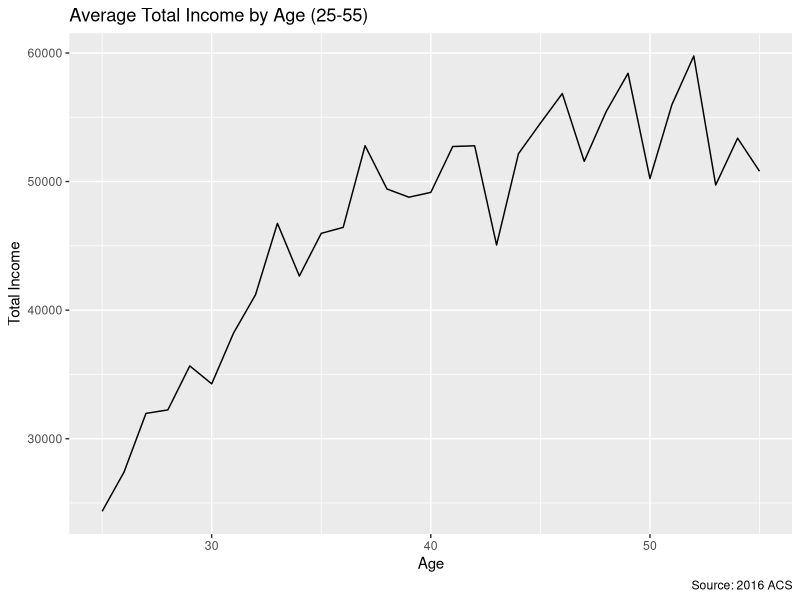
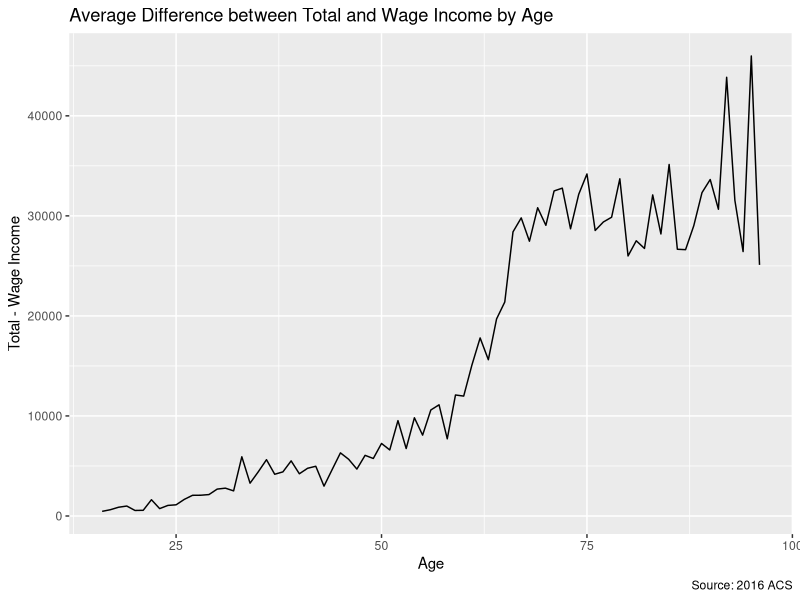
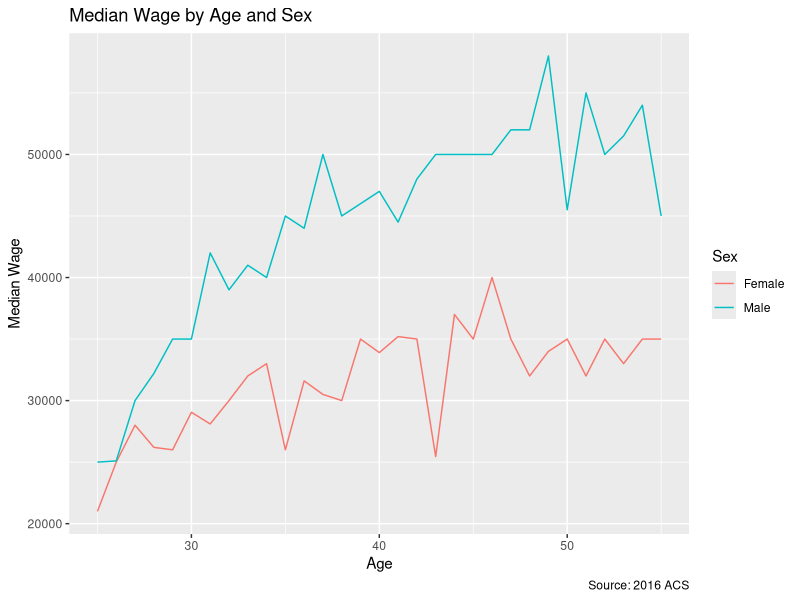
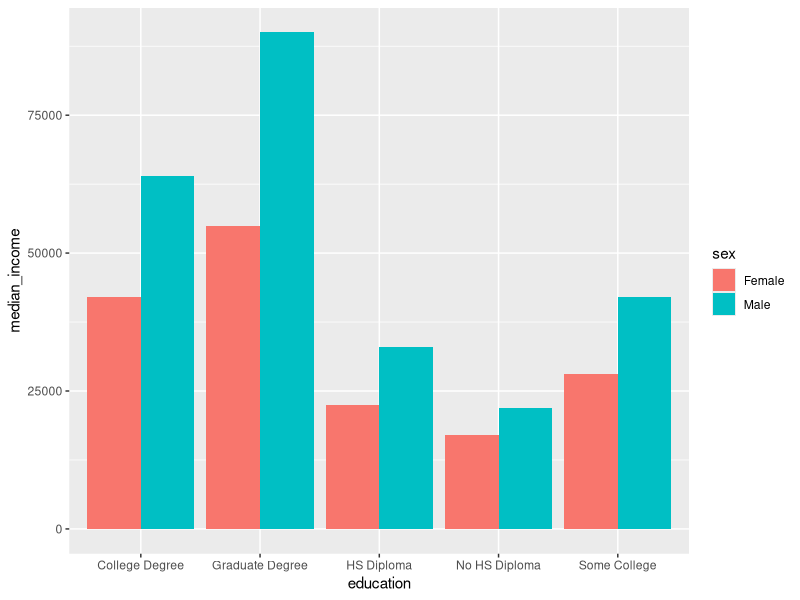
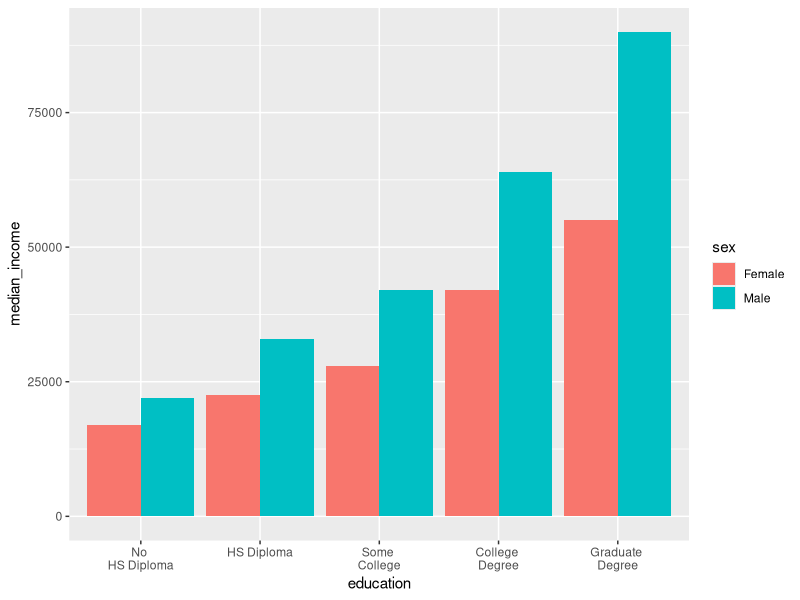
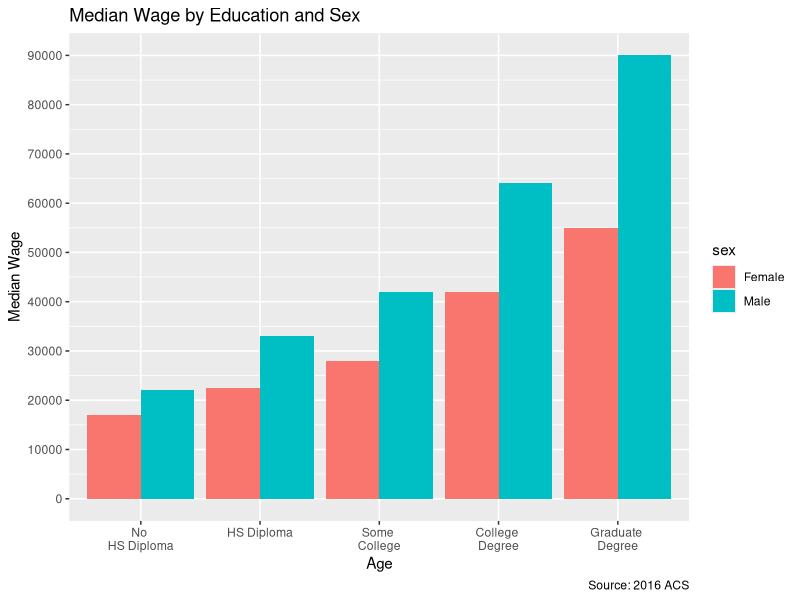
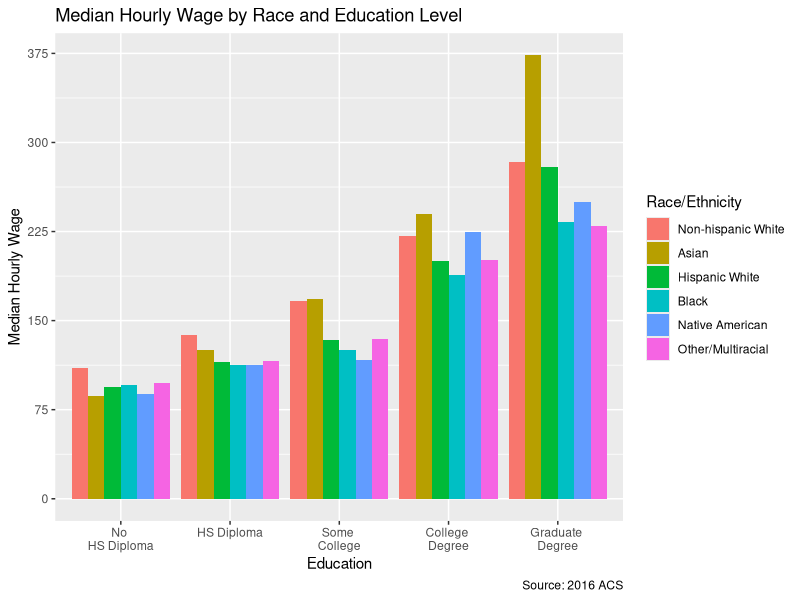

Write R code to recreate these figures, in order.
## ---- chunk 1
knitr::opts_chunk$set(echo = TRUE)
library(tidyverse)
## ---- chunk 2
acs_2016_age <- read_csv("acs_2016_age.csv")
## ---- chunk 3
ggplot(filter(acs_2016_age, AGE <= 55, AGE >= 25)) +
  geom_line(aes(x = AGE, y = INCTOT)) +
  labs(x = "Age",
       y = "Total Income",
       title = "Average Total Income by Age (25-55)",
       caption = "Source: 2016 ACS")
## ---- chunk 4
ggplot(acs_2016_age) +
  geom_line(aes(x = AGE, y = INCTOT - INCWAGE)) +
  labs(x = "Age",
       y = "Total - Wage Income",
       title = "Average Difference between Total and Wage Income by Age",
       caption = "Source: 2016 ACS")
## ---- chunk 5
acs_2016_sample <- read_csv("acs_2016_sample.csv")
## ---- chunk 6
acs_2016_cleaned <-
  rename(acs_2016_sample,
         state_code = STATEFIP,
         sex = SEX,
         age = AGE,
         race = RACE,
         hispanic = HISPAN,
         education = EDUC,
         employment_status = EMPSTAT,
         total_income = INCTOT,
         wage_income = INCWAGE,
         hrs_worked = UHRSWORK,
         weeks_worked = WKSWORK2)
## ---- chunk 7
acs_2016_cleaned <-
  select(acs_2016_cleaned,
         state_code, sex, age, race, hispanic, education, 
         employment_status, total_income, wage_income, 
         hrs_worked, weeks_worked)
## ---- chunk 8
acs_2016_cleaned <-
  filter(acs_2016_cleaned,
         total_income <= 1000000,
         wage_income <= 1000000,
         age >= 25 & age <= 55,
         hrs_worked > 0)
## ---- chunk 9
acs_2016_cleaned <-
  mutate(acs_2016_cleaned,
         sex = ifelse(sex == 1, "Male", "Female"))
## ---- chunk 10
male_data <- filter(acs_2016_cleaned, sex == "Male") 
male_data <- select(male_data, total_income)
## ---- chunk 11
mean(male_data$total_income, na.rm = T)
median(male_data$total_income, na.rm = T)
## ---- chunk 12
nested_data <- select(filter(acs_2016_cleaned, 
                             sex == "Male"), total_income)

mean(nested_data$total_income, na.rm = TRUE)
## ---- chunk 13
pipe_data <- 
  acs_2016_cleaned %>% 
  filter(sex == "Male") %>% 
  select(total_income)

mean(nested_data$total_income, na.rm = T)
## ---- chunk 14
seq(25, 30, 1)
25 %>% seq(30, 1) # 25 is read as the first argument
30 %>% seq(25, ., 1) # 30 is directed by the placeholder
## ---- chunk 15
female_data <-
  acs_2016_cleaned %>% 
  filter(sex=="Female") %>% 
  select(total_income)
## ---- chunk 16
mean(female_data$total_income, na.rm = T)
## ---- chunk 17
male_data %>%
  summarise(mean_inc = mean(total_income, na.rm = T),
            median_inc = median(total_income, na.rm = T))
## ---- chunk 18
acs_2016_cleaned %>% 
  filter(sex == "Female") %>% 
  select(total_income) %>%
  summarise(mean_inc = mean(total_income, na.rm = T),
            median_inc = median(total_income, na.rm = T))
## ---- chunk 19
acs_2016_cleaned %>%
  group_by(sex) %>%
  summarise(mean_inc = mean(total_income, na.rm = T),
            median_inc = median(total_income, na.rm = T))
## ---- chunk 20
acs_2016_cleaned <- 
  acs_2016_cleaned %>%
  mutate(education = 
           case_when(education <= 5 ~ "No HS Diploma",
                    education == 6 ~ "HS Diploma",
                    education %in% c(7,8,9) ~ "Some College",
                    education == 10 ~ "College Degree",
                    education == 11 ~ "Graduate Degree"))
## ---- chunk 21
acs_2016_cleaned <- 
  acs_2016_cleaned %>%
  mutate(race = case_when(race == 1 & hispanic == 0 ~ "Non-hispanic White",
                          race == 1 & (hispanic %in% c(1,2,3,4)) ~ "Hispanic White",
                          race == 2 ~ "Black",
                          race == 3 ~ "Native American",
                          race %in% c(4,5,6) ~ "Asian",
                          race %in% c(7,8,9) ~ "Other/Multiracial"))
## ---- chunk 22
acs_2016_cleaned %>%
  group_by(age, sex) %>%
  summarise(median_wage = median(wage_income, na.rm = T)) %>%
  ggplot(aes(x = age, y = median_wage, color = sex)) +
  geom_line() +
  labs(x = "Age", 
       y = "Median Wage",
       color = "Sex",
       title = "Median Wage by Age and Sex",
       caption = "Source: 2016 ACS")
## ---- chunk 23
wage_eduction <-
  acs_2016_cleaned %>%
  group_by(education, sex) %>%
  summarise(median_income = median(wage_income, na.rm = T))
## ---- chunk 24
gds_plot <- wage_eduction %>% 
    ggplot(aes(x = education, y = median_income, fill = sex)) +
    geom_col(position = "dodge")
gds_plot 
## ---- chunk 25
gds_plot_x <- 
  gds_plot +
  scale_x_discrete(labels = c("College Degree" = "College \nDegree",
                              "Graduate Degree" = "Graduate \nDegree",
                              "HS Diploma" = "HS Diploma",
                              "No HS Diploma" = "No \nHS Diploma",
                              "Some College" = "Some \nCollege"),
                     limits = c("No HS Diploma", "HS Diploma", "Some College",
                                "College Degree","Graduate Degree"))


gds_plot_x 
## ---- chunk 26
gds_plot_y <- gds_plot_x +
  scale_y_continuous(breaks = seq(0, 90000, 10000)) +
  labs(x = "Age", 
       y = "Median Wage",
       color = "Sex",
       title = "Median Wage by Education and Sex",
       caption = "Source: 2016 ACS")
gds_plot_y
## ---- chunk 27
acs_2016_cleaned %>%
  mutate(wage_per_hour = wage_income/(hrs_worked * weeks_worked)) %>%
  group_by(education, race) %>%
  summarise(median_wage = median(wage_per_hour, na.rm = T)) %>%
  mutate(race = factor(race, levels = c("Non-hispanic White","Asian", "Hispanic White","Black", 
                                  "Native American", "Other/Multiracial"))) %>%
  ggplot(aes(x = education, y = median_wage, fill = race)) +
  geom_col(position = "dodge") + 
  scale_y_continuous(breaks = seq(0, 375, 75)) +
  scale_x_discrete(labels = c("College Degree" = "College \nDegree",
                              "Graduate Degree" = "Graduate \nDegree",
                              "HS Diploma" = "HS Diploma",
                              "No HS Diploma" = "No \nHS Diploma",
                              "Some College" = "Some \nCollege"),
                   limits = c("No HS Diploma", "HS Diploma", "Some College",
                              "College Degree","Graduate Degree")) +
  labs(x = "Education", 
       y = "Median Hourly Wage",
       fill = "Race/Ethnicity",
       title = "Median Hourly Wage by Race and Education Level",
       caption = "Source: 2016 ACS")

